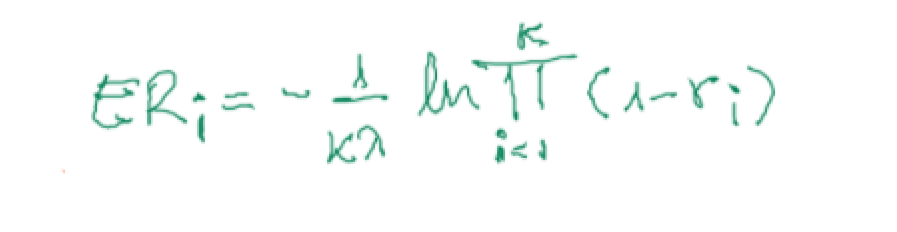
#> input picture trabajo02/img01.PNG, 897 x 232 px
$ jupyter execute 1.ipynb
#> lines starting #> are read from the running program, lines starting #| are printed output that depends on the picture
[cell 1]
import math
import numpy as np
import pandas  as pd
from matplotlib import pyplot as plt
import scipy.stats as st
import random

## ERLANG

La Distribución Erlang es una distribución de probabilidad continua con una amplia aplicabilidad debido principalmente a su relación con la exponencial y la distribución gamma dada por la suma de un número de variables aleatorias indepoendientes que poseen la misma distribución exponencial.

[cell 2]
from PIL import Image
i = Image.open("img01.PNG")
#> i is the input picture: PIL image 897x232 RGBA; mean R, G, B, A 249.3, 252.1, 251.2, 255
width, height = i.size
#> width = 897; height = 232
i = i.resize((400,100))
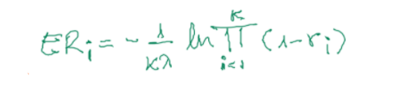
#> i: PIL image 400x100 RGBA; mean R, G, B, A 249.2, 252.1, 251.1, 255
display(i)

[cell 3]
def erlang(data, n, k, lamda):
    x = []
    r = []
    for i in range(n):
        val = 1.0
        ale = []
        for j in range(k):
            aleatorio = random.choice(data)
            ale.append(1 - aleatorio)
            val *= (1 - aleatorio)
            data.remove(aleatorio)
        resp = -(lamda/k)*math.log(val)
        x.append(resp)
        r.append(ale)
    return x, r , ale

# GENERACIÓN DE NÚMEROS ALEATORIOS

###  Algoritmos congruencial cuadrático

Es un algoritmo congruencial no lineal que tiene la siguiente ecuación recursiva:

> $X_{i+1}=(aX_i^2+bX_i+c)mod(m) \hspace{1cm} i=0,1,2,3,...N$

En este caso, los números $r_i$ pueden ser generados con la ecuación:

> $r_i=\frac{X_i}{m−1} \hspace{1cm} i=0,1,2,3,...,n$

De acuerdo con L'Ecuyer, las condiciones que deben cumplir los parámetros $m,a,b,c$ para alcanzar un periodo máximo de $N=m$ son:

> $m=2^g$

> $a$ debe ser número par

> $c$ debe ser número impar

> $g$ debe ser entero

> $(b-1)mod4=1$.

[cell 4]
n = 10 # Número de valores a generar

def algoritmo_cuadratico(semilla,a,b,c,m):
  entero = (a*semilla**2+b*semilla+c)%m
  r = entero/(m-1)
  return r,entero

cantidad = n * 3
semilla = 2546
pseudoaleatorios = []
for i in range(cantidad):
  r,semilla = algoritmo_cuadratico(semilla,a=1,b=0,c=0,m=991*997)
  pseudoaleatorios.append(round(r,4))

df = pd.DataFrame({'column':pseudoaleatorios})
df.to_csv('lab_01_algoritmo_blum_blum.csv', index=False, header=['aleatorio'],sep=';',decimal='.')
df.to_csv('lab_01_algoritmo_blum_blum.txt', index=False, header=['aleatorio'],sep=';',decimal='.')

print("Números pseudoaleatorios generados a través del tiempo:")
plt.plot(range(cantidad),pseudoaleatorios, marker="o", color="red")
plt.show()
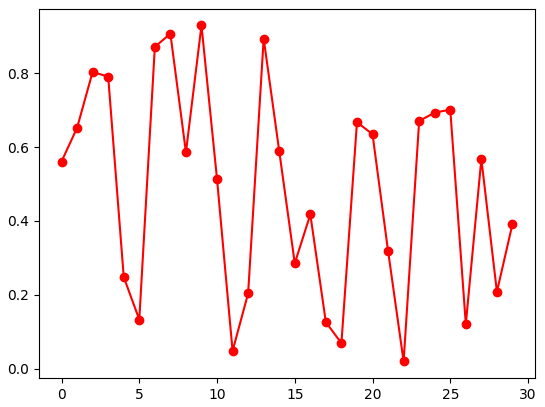
#> figure drawn by matplotlib, 1 panel; curve peaks at x = 9, y = 0.929

# PRUEBAS DE UNIFORMIDAD

## Prueba de Chi-cuadrada.

Busca determinar si los números del conjunto $r_i$ se distribuyen de manera uniforme en el intervalo (0,1). Es necesario dividir el intervalo (0,1) en $m$ sub-intervalos, en donde es recomendable $m=\sqrt{n}$. Luego se clasifica cada número cada número pseudoaleatorio $r_i$ en los $m$ intervalos. Donde $O_i$ es la frecuencia observada y $E_i$ es la frecuencia esperada. $E_i$ es teóricamente igual a $n/m$.

> $\mathcal{X}_0^2=\sum_{i=1}^{m}\frac{(E_i-O_i)^2}{E_i}$

Si el valor estadístico $\mathcal{X}_0^2$ es menor al valor de tablas de $\mathcal{X}_{\alpha,m-1}^2$, entonces no se puede rechazar que el conjunto de numeros $r_i$ sigue una distribución uniforme. En caso contrario, se rechaza que $r_i$ sigue una distribución uniforme.

[cell 5]
def prueba_chi_cuadrada(datos):
  n = len(datos)
  m = int(n**0.5)
  intervalo = 1/m
  frec_esperada = np.ones(m)*(n/m)
  frec_observada = np.zeros(m)
  for pseudoaleatorio in datos:
    posicion = int(pseudoaleatorio/intervalo) if pseudoaleatorio!=1 else m-1
    frec_observada[posicion] += 1
  return ((frec_esperada-frec_observada)**2/frec_esperada).sum()

datos = np.array(pseudoaleatorios)
print("El estadístico chi-cuadrada es: ",prueba_chi_cuadrada(datos))
a = 0.05
print("Tabla", st.chi2.ppf( 1 - (a/2), int(len(datos)**0.5) - 1))

El estadístico $\mathcal{X}_0^2=\sum_{i=1}^{m}\frac{(E_i-O_i)^2}{E_i}=0.3333333$ es menor al estadístico correspondiente de la Chi-cuadrada $\mathcal{X}_{0.025,4}^2=11.14328$. En consecuencia, no se puede rechazar que los números $r_i$ siguen una distribución uniforme.

# Pruebas de independencia

## Prueba de corridas arriba y abajo

El procedimiento de esta prueba consiste en determinar una secuencia de números ($S$) que solo contienen unos y ceros, de acuerdo con la comparación entre $r_i$ y $r_{i-1}$ (cero si el número $r_i$ es menor que $r_{i-1}$, caso contrario uno). Después se determina el número de corridas observadas, $C_O$ (cantidad de unos o ceros consecutivos). Luego se calcula el valor esperado, la varianza del número de corridas y el estadístico $Z_0$ mediante las ecucaciones:

> $\mu_{C_O} = \frac{2n-1}{3}$

> $\sigma_{C_O}^2=\frac{16n-29}{90}$3

> $Z_0 = \lvert \frac{C_O - \mu_{C_O}}{\sigma_{C_O}} \rvert$

Si el estadístico $Z_0$ es mayor que el valor crítico $Z_{\alpha,2}$, se concluye que los números del conjunto $r_i$ no son independientes. De lo contrario no se puede rechazar que el conjunto de $r_i$ sea independiente.

[cell 6]
data = np.array(pseudoaleatorios)
num = len(data)
s = np.floor(np.diff(data) + 1).astype(int) #diff encuentra la diferencia entre numeros consecutivos, diff[0 1 2] = [1 1], floor y +1 son artificio para cumplir la condicion de s
compresion = [valor for indice,valor in enumerate(s) if indice == 0 or valor != s[indice-1]] #crea un array sin valores consecutivos repetidos, [1 2 2 3] -> [1 2 3]
corridas = len(compresion)
media = (2*num-1)/3
varianza = (16*num-29)/90
Z_0 = abs((corridas-media)/varianza**0.5)
print("El estadístico Z_0 es: ", Z_0)

Como el estadístico $Z_0 = 1.19124$ es menor que el valor de la tabla de la normal estándar para $Z_{\alpha,2}=Z_{5\%,2}=1.96$, se concluye que no se puede rechazar que los números del conjunto $r_i$ son independientes.

[cell 7]
k = 3
lamda = 8
x, r, ale = erlang(pseudoaleatorios.copy(), n, k, lamda)

[cell 8]
columna_one = [fila[0] for fila in r]
columna_two = [fila[1] for fila in r]
columna_three = [fila[2] for fila in r]

y = []
for i in range(n):
    y.append(i+1)

sep = '|{}|{}|{}|{}|{}|'.format('-'*12,'-'*12, '-'*12, '-'*12, '-'*12)
print('{0}\n|    PIEZA   |   1 - r1   |   1 - r2   |   1 - r3   | (min/pieza)| \n{0}'.format(sep))
for pos , cal, cal2, cal3, cred in zip(y, columna_one, columna_two, columna_three, x):
    print('| {:>10.0f} | {:>10.4f} | {:>10.4f} | {:>10.4f} | {:>10.4f} |\n{}'.format(pos,cal, cal2, cal3, cred,  sep))

$ run again, with trabajo02/binomial.PNG copied over trabajo02/img01.PNG
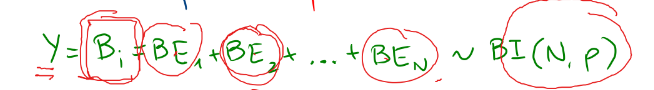
#> input picture trabajo02/binomial.PNG, 654 x 90 px
#> i is the input picture: PIL image 654x90 RGBA; mean R, G, B, A 245.9, 243.3, 239.2, 255
#> `i = i.resize((400,100))`:
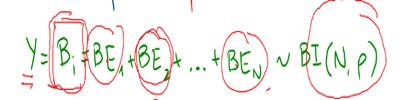
#> i: PIL image 400x100 RGBA; mean R, G, B, A 245.7, 242.9, 238.8, 255

$ run again, with trabajo02/normal.png copied over trabajo02/img01.PNG
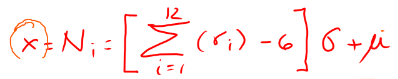
#> input picture trabajo02/normal.png, 398 x 79 px
#> i is the input picture: PIL image 398x79 RGB; mean R, G, B 255, 242.5, 242
#> `i = i.resize((400,100))`:
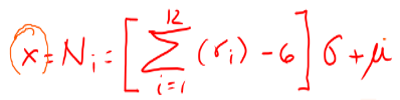
#> i: PIL image 400x100 RGB; mean R, G, B 255, 242.2, 241.8
